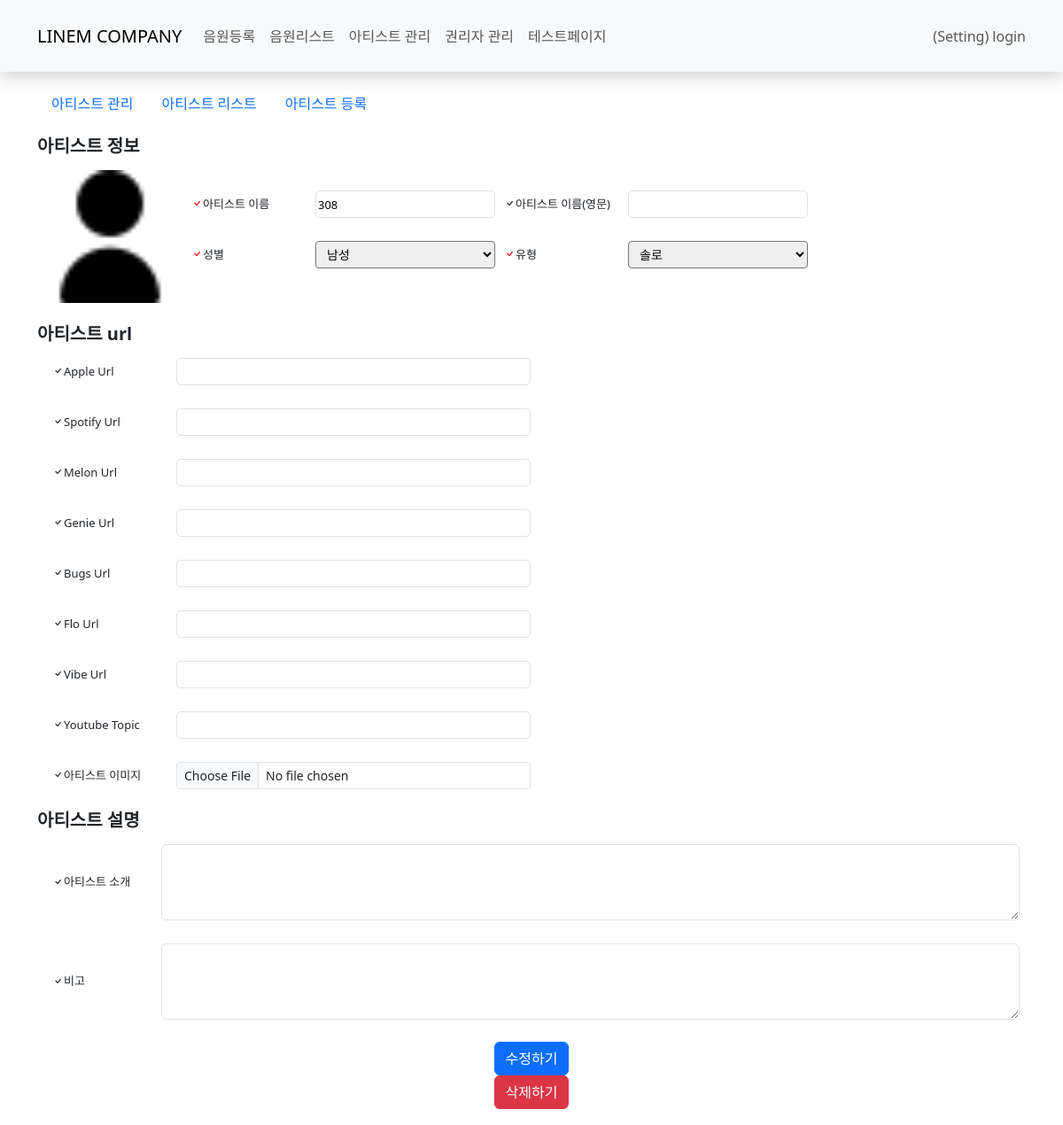
Screenshot of /maincms/artists/3/ with the database file from the repository.
### maincms/models.py (models this page shows, shortened)
class create_Artist_profile(models.Model):
    Artist_name = models.TextField()
    Artist_name_en = models.TextField(blank=True,)
    sex = models.CharField(max_length=200)
    category = models.TextField()
    Melon_ID = models.TextField(blank=True,)
    Apple_url = models.TextField(blank=True,)
    Spotify_ID = models.CharField(max_length=22,blank=True,)
    Youtube_ID = models.CharField(max_length=24,blank=True,)
    genie_url = models.TextField(blank=True,)
    bugs_url = models.TextField(blank=True,)
    flo_url = models.TextField(blank=True,)
    vibe_url = models.TextField(blank=True,)
    create_date = models.DateTimeField()
    Artist_ID = models.CharField(max_length=200)
    Artist_image = models.ImageField(upload_to='Artist_images', blank=True,)
    Albums = models.TextField(blank=True, default='[]')       # 메인 앨범
    withAlbums = models.TextField(blank=True, default='[]')   # 참여 앨범
    featAlbums = models.TextField(blank=True, default='[]')   # 피쳐링 앨범
    create_date = models.DateTimeField(auto_now_add=True)
    bio = models.TextField(blank=True,)
    artist_etc = models.TextField(blank=True,)

### maincms/views.py (the view)
# urls.py: path('artists/<int:artist_id>/', views.artist_detail),
def artist_detail(request, artist_id):
    artist = create_Artist_profile.objects.get(id=artist_id)
    context = {'artist_d' : artist}
    return render(request, 'maincms/artist_detail.html', context)

### templates/maincms/artist_detail.html (shortened to what this page needs)
{% extends 'maincms_base.html' %}
{% block content %}
{% include "maincms/navbar.html" %}
<div class="container-lg py-3">
    {% include "maincms/ar_navbar.html" %}
    <h5 class="fw-bold">아티스트 정보</h5>
    <form id="artist_create" method="post" enctype="multipart/form-data">
        <div class="info-field-col-st mb-3">
            <div class="info-field-start">
                {% if artist_d.Artist_image %}
                <img src="http://localhost:8000/media/{{ artist_d.Artist_image }}" style="width: 150px;" height="150px;">
                {% else %}
                <img src="http://localhost:8000/media/Artist_images/user_image_none.png" style="width: 150px;" height="150px;">
                {% endif %}
                <div class="info-field-column">
                    <div class="info-field-start mb-3">
                        <div class="label-field"><i class="bi bi-check check"></i>아티스트 이름</div><input class="form-in" type="text" name="Artist_name" value="{{ artist_d.Artist_name }}">
                        <div class="label-field"><i class="bi bi-check"></i>아티스트 이름(영문)</div><input class="form-in" type="text" name="Artist_name_en" value="{{ artist_d.Artist_name_en }}">
                    </div>
                    <div class="info-field-start mb-3">
                        <div class="label-field" ><i class="bi bi-check check"></i>성별</div>
                            <select class="form-select-sm" name="sex" style="width: 203px;">
                                <option value="Man" {% if artist_d.sex == "Man" %}selected{% endif %}>남성</option>
                            </select>
                            <div class="label-field"><i class="bi bi-check check"></i>유형</div>
                            <select class="form-select-sm" name="category" style="width: 203px;">
                                <option value="Solo" {% if artist_d.category == "Solo" %}selected{% endif %}>솔로</option>
                            </select>
                        </div>
                    </div>
                </div>
            </div>
        <h5 class="fw-bold">아티스트 url</h5>
        <div class="info-field-column">
            <div class="info-field-start mb-3">
                <div class="label-field"><i class="bi bi-check"></i>Apple Url</div><input class="form-in" style="width: 400px;" type="text" name="Apple_url" value="{{ artist_d.Apple_url }}">
            </div>
            <div class="info-field-start mb-3">
                <div class="label-field"><i class="bi bi-check"></i>Spotify Url</div><input class="form-in" style="width: 400px;" type="text" name="Spotify_ID" value="{{ artist_d.Spotify_ID }}">
            </div>
            <div class="info-field-start mb-3">
                <div class="label-field"><i class="bi bi-check"></i>Melon Url</div><input class="form-in" style="width: 400px;" type="text" name="Melon_ID" value="{{ artist_d.Melon_ID }}">
            </div>
            <div class="info-field-start mb-3">
                <div class="label-field"><i class="bi bi-check"></i>Genie Url</div><input class="form-in" style="width: 400px;" type="text" name="genie_url" value="{{ artist_d.genie_url }}">
            </div>
            <div class="info-field-start mb-3">
                <div class="label-field"><i class="bi bi-check"></i>Bugs Url</div><input class="form-in" style="width: 400px;" type="text" name="bugs_url" value="{{ artist_d.bugs_url }}">
            </div>
            <div class="info-field-start mb-3">
                <div class="label-field"><i class="bi bi-check"></i>Flo Url</div><input class="form-in" style="width: 400px;" type="text" name="flo_url" value="{{ artist_d.flo_url }}">
            </div>
            <div class="info-field-start mb-3">
                <div class="label-field"><i class="bi bi-check"></i>Vibe Url</div><input class="form-in" style="width: 400px;" type="text" name="vibe_url" value="{{ artist_d.vibe_url }}">
            </div>
            <div class="info-field-start mb-3">
                <div class="label-field"><i class="bi bi-check"></i>Youtube Topic</div><input class="form-in" style="width: 400px;" type="text" name="Youtube_ID" value="{{ artist_d.Youtube_ID }}">
            </div>
            <div class="info-field-start mb-3">
                <div class="label-field"><i class="bi bi-check"></i>아티스트 이미지</div><input class="form-control form-control-sm" style="width: 400px;" type="file" id="Artist_image" name="Artist_image">
            </div>
        </div>
        <h5 class="fw-bold">아티스트 설명</h5>
        <div class="info-field-column">
            <div class="info-field-start mb-3">
                <div class="label-field"><i class="bi bi-check"></i>아티스트 소개</div><textarea class="form-control" type="text" name="bio" rows="3"></textarea>
            </div>
            <div class="info-field-start mb-3">
                <div class="label-field"><i class="bi bi-check"></i>비고</div><textarea class="form-control" type="text" name="artist_etc" rows="3"></textarea>
            </div>
        </div>
        <div class="info-field-column">
            <button type="submit" class="btn btn-primary" formaction="{% url 'maincms:artist_update' artist_d.id %}">수정하기</button>
            <button type="submit" class="btn btn-danger" formaction="{% url 'maincms:artist_delete' artist_d.id %}" onclick="return confirm('정말 삭제하시겠습니까?');">삭제하기</button>
        </div>
    </form>
</div>
    {% endblock %}

### static/maincms.css (style rules this page uses)
div { align-items: center; }
.info-field-column { font-size: 13px; display: flex; flex-direction: column; align-items: center; justify-content: center; width: 100%; height: auto; padding: 2px; }
.info-field-start { width: 100%; font-size: 13px; display: flex; padding: 5px; justify-self: left; }
.info-field-col-st { font-size: 13px; display: flex; flex-direction: column; justify-self: start; padding: 2px; }
.label-field { width: 150px; padding-left: 10px; padding-right: 5px; }
.check { color:red; }
.form-in { width: 203px; height: 31px; border: 1px, solid #dee2e6; border-radius: 5px; }

### rows the page displays
create_Artist_profile: Artist_name "308", sex "남성", category "솔로"
